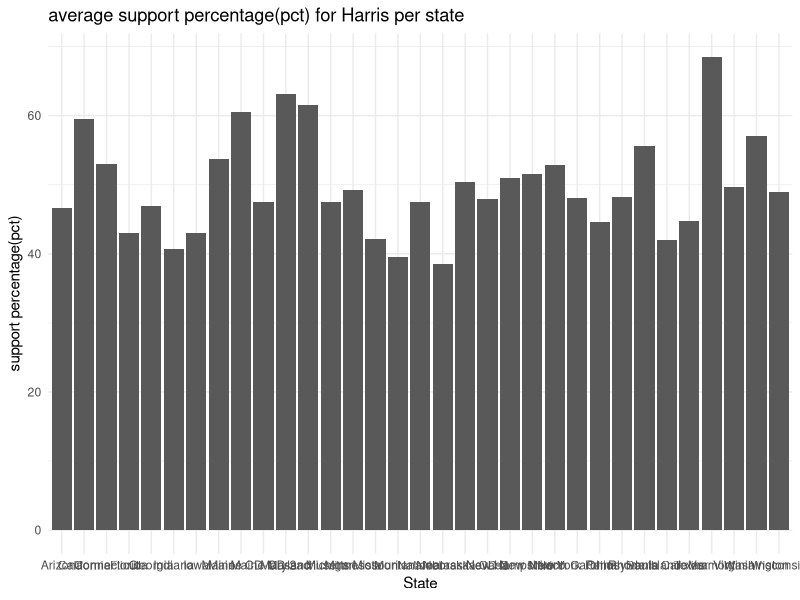
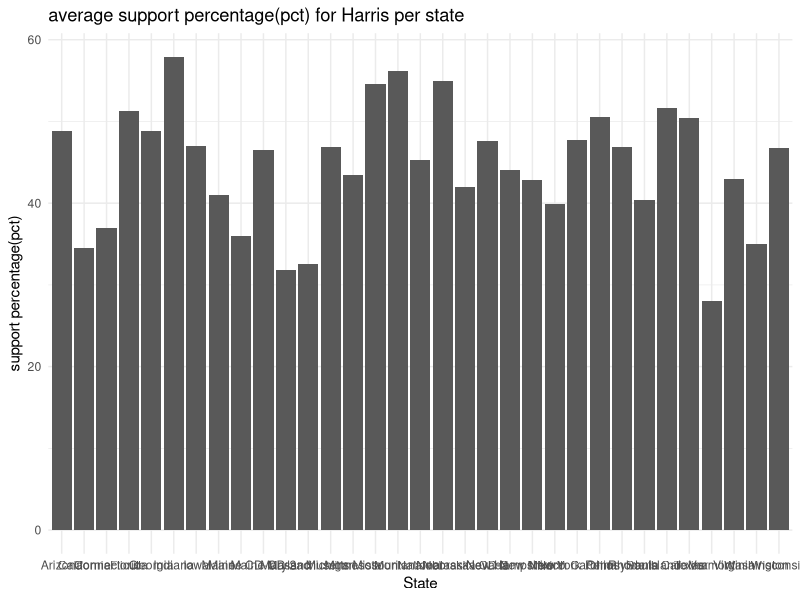

Recreate these plots in R, in order.
## ---- chunk 1
#| include: false
#| warning: false
#| message: false

library(tidyverse)
library(palmerpenguins)
library(here)
library(tibble)
library(knitr)
## ---- chunk 2
#| label: tbl-cleaned-data
#| tbl-cap: Sample of cleaned US election data 
#| echo: false
#| warning: false
cleaned_data = read_csv(here("data/02-analysis_data/cleaned_data.csv"))

cleaned_data |>
  select(pct, sample_size, pollscore, days_taken_from_election, state, methodology, answer) |>
  head(6) |>
  kable(
    col.names = c("pct", "sample_size", "pollscore", "days_taken_from_election","state", "methodology", "answer"),
    booktabs = TRUE
    ) 
## ---- chunk 3
#| label: fig-clean-data-histogram-Harris-Trump
#| fig-cap: the average PCT vs State for Harris and Trump
#| echo: false
#| warning: false
#| fig-subcap: ["average PCT vs State for Harris","PCT vs State for Trump"]
#| layout-nrow: 2
#| fig-width: 40
#| fig-height: 20
Harris_data = cleaned_data[cleaned_data$answer == "Harris", ]
Harris_data |>
  group_by(state) |>
  summarise(avg_pct = mean(pct, na.rm = TRUE)) |>
  ggplot(mapping = aes(x = state, y = avg_pct)) + 
  geom_col()  +
  theme_minimal() +
  labs(
    x = "State", y = "support percentage(pct)", title = "average support percentage(pct) for Harris per state"
  )


Trump_data = cleaned_data[cleaned_data$answer == "Trump", ]
Trump_data |>
  group_by(state) |>
  summarise(avg_pct = mean(pct, na.rm = TRUE)) |>
  ggplot(mapping = aes(x = state, y = avg_pct)) + 
  geom_col()  +
  theme_minimal() +
  labs(
    x = "State", y = "support percentage(pct)", title = "average support percentage(pct) for Harris per state"
  )


# cleaned_data %>%
#   mutate(month = factor(month, levels = c("Jan", "Feb", "Mar", "Apr", "May", "Jun",
#                                           "Jul", "Aug", "Sep", "Oct", "Nov", "Dec"))) %>%
#   ggplot(mapping = aes(x = month, y = total_decedents)) + 
#   geom_bar(stat = "identity") +
#   theme_minimal() +
#   labs(
#     x = "Month", 
#     y = "Total Decedents"
#   )
